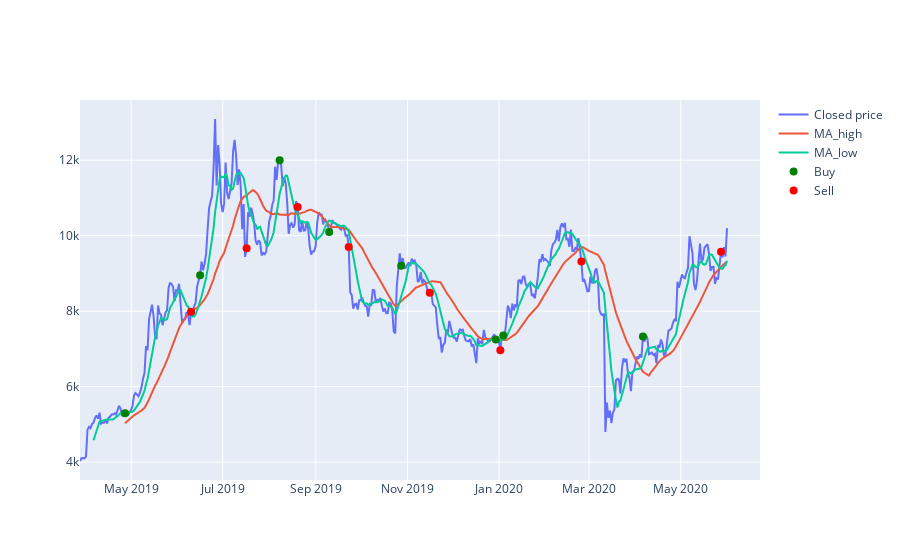

This figure's notebook cell:
### Code cell
import plotly.graph_objects as go

fig = go.Figure()
fig.add_trace(go.Scatter(
    name="Closed price",
    mode="lines", x=timeline, y=prices,
))
fig.add_trace(go.Scatter(
    name="MA_high",
    mode="lines", x=timeline[high_period:], y=run.SMA_HIGH[high_period:],
))
fig.add_trace(go.Scatter(
    name="MA_low",
    mode="lines", x=timeline[low_period:], y=run.SMA_LOW[low_period:],
))
fig.add_trace(go.Scatter(
    name="Buy",
    mode="markers", x=buys[:,0], y=buys[:,1],
    marker_symbol="circle",
    marker=dict(
            color='green',
            size=8)
))
fig.add_trace(go.Scatter(
    name="Sell",
    mode="markers", x=sells[:,0], y=sells[:,1],
    marker_symbol="circle",
    marker=dict(
            color='red',
            size=8)
))
fig.show()

### Figure 1 — Plotly figure (JSON) as saved in the notebook; plotly's stock layout.template omitted (floating-point values rounded to 4 significant figures; data arrays with more than 128 entries replaced by an {"elided": "..."} marker saying what was removed)
{"data": [{"mode": "lines", "name": "Closed price", "type": "scatter", "x": {"elided": "432 str values"}, "y": {"elided": "432 float values"}}, {"mode": "lines", "name": "MA_high", "type": "scatter", "x": {"elided": "402 str values"}, "y": {"elided": "402 float values"}}, {"mode": "lines", "name": "MA_low", "type": "scatter", "x": {"elided": "423 str values"}, "y": {"elided": "423 float values"}}, {"marker": {"color": "green", "size": 8, "symbol": "circle"}, "mode": "markers", "name": "Buy", "type": "scatter", "x": ["2019-04-26T21:00:00", "2019-06-15T21:00:00", "2019-08-07T21:00:00", "2019-09-09T21:00:00", "2019-10-27T21:00:00", "2019-12-29T21:00:00", "2020-01-03T21:00:00", "2020-04-05T21:00:00"], "y": [5296.0, 8953.0, 12000.0, 10100.0, 9205.0, 7246, 7354.0, 7330.0]}, {"marker": {"color": "red", "size": 8, "symbol": "circle"}, "mode": "markers", "name": "Sell", "type": "scatter", "x": ["2019-06-09T21:00:00", "2019-07-16T21:00:00", "2019-08-19T21:00:00", "2019-09-22T21:00:00", "2019-11-15T21:00:00", "2020-01-01T21:00:00", "2020-02-24T21:00:00", "2020-05-27T21:00:00"], "y": [7983.0, 9668.0, 10760.0, 9702.0, 8491.0, 6966.0, 9316.0, 9576.0]}], "layout": {}}
